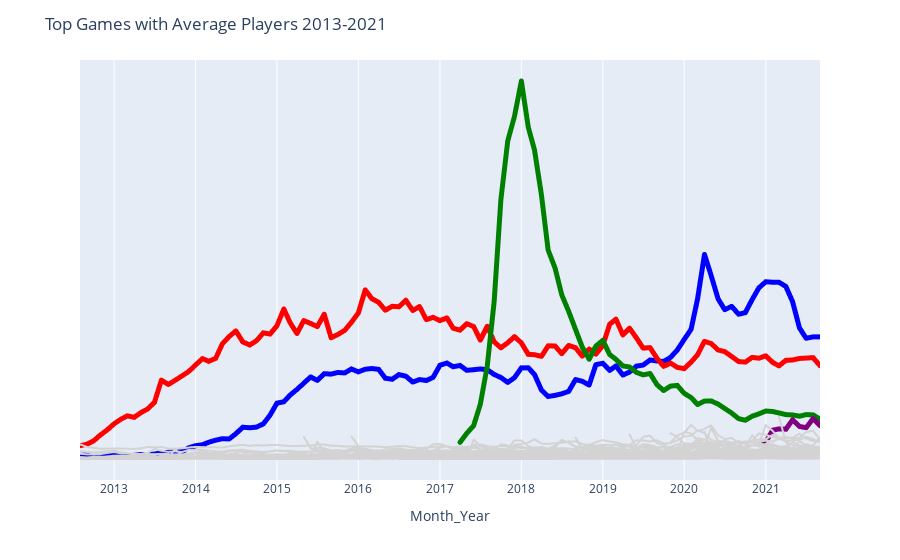

This figure's notebook cell:
### Code cell
fig = px.line(data_clean,
              x='Month_Year',
              y='Avg_players',
              color='Game_Name')

fig.update_traces({"line":{"color":"lightgrey"}})

fig.update_traces(patch={"line":{"color":"blue", "width":5}},
                  selector={"legendgroup":"Counter Strike: Global Offensive"})

fig.update_traces(patch={"line":{"color":"red", "width":5}},
                  selector={"legendgroup":"Dota 2"})

fig.update_traces(patch={"line":{"color":"green", "width":5}},
                  selector={"legendgroup":"PUBG: Battlegrounds"})

fig.update_traces(patch={"line":{"color": "purple", "width":5}},
                  selector={"legendgroup": "Apex Legends"})

fig.update_layout(title="Top Games with Average Players 2013-2021",
                  showlegend=False,
                  yaxis={"visible":False})

fig.show()
